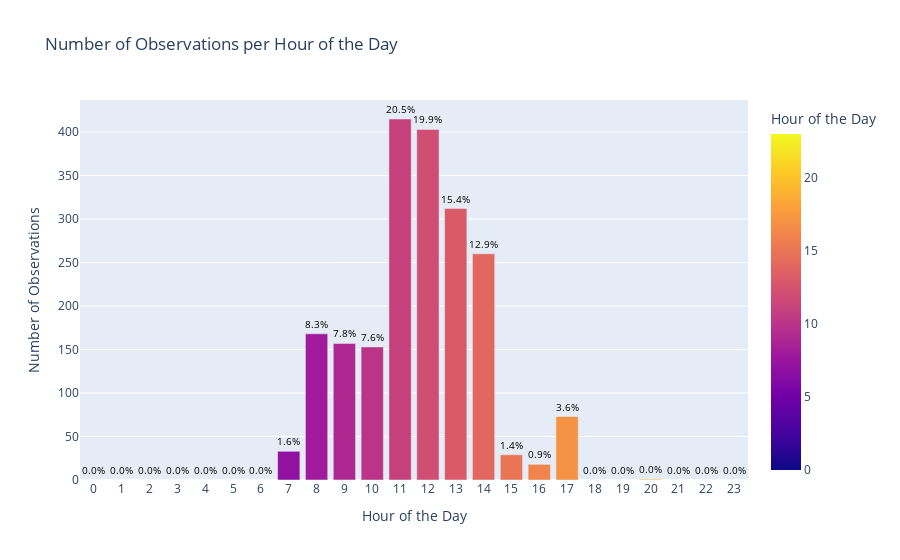

Write notebook code for a chart like this one.
### Code cell
all_hours = range(24)
hourly_counts = data['hour'].value_counts().reindex(all_hours, fill_value=0)

total_observations = hourly_counts.sum()
hourly_percentage = (hourly_counts / total_observations) * 100

hourly_df = pd.DataFrame({'Hour': hourly_counts.index, 'Number of Observations': hourly_counts.values, 'Percentage': hourly_percentage.values})

fig = px.bar(hourly_df, x='Hour', y='Number of Observations', title='Number of Observations per Hour of the Day',
             labels={'Hour': 'Hour of the Day', 'Number of Observations': 'Number of Observations'}, 
             color='Hour')

for i in range(len(hourly_df)):
    fig.add_annotation(x=hourly_df['Hour'][i], y=hourly_df['Number of Observations'][i], 
                       text=f'{hourly_df["Percentage"][i]:.1f}%', showarrow=False, 
                       yshift=10, font=dict(size=10, color='black'))

fig.update_layout(xaxis_tickmode='linear')
fig.show()

### Figure 1 — Plotly figure (JSON) as saved in the notebook; plotly's stock layout.template omitted (floating-point values rounded to 4 significant figures)
{"data": [{"alignmentgroup": "True", "hovertemplate": "Hour of the Day=%{marker.color}<br>Number of Observations=%{y}<extra></extra>", "legendgroup": "", "marker": {"color": [0, 1, 2, 3, 4, 5, 6, 7, 8, 9, 10, 11, 12, 13, 14, 15, 16, 17, 18, 19, 20, 21, 22, 23], "coloraxis": "coloraxis", "pattern": {"shape": ""}}, "name": "", "offsetgroup": "", "orientation": "v", "showlegend": false, "textposition": "auto", "type": "bar", "x": [0, 1, 2, 3, 4, 5, 6, 7, 8, 9, 10, 11, 12, 13, 14, 15, 16, 17, 18, 19, 20, 21, 22, 23], "xaxis": "x", "y": [0, 0, 0, 0, 0, 0, 0, 33, 168, 157, 153, 415, 403, 312, 260, 29, 18, 73, 0, 0, 1, 0, 0, 0], "yaxis": "y"}], "layout": {"annotations": [{"font": {"color": "black", "size": 10}, "showarrow": false, "text": "0.0%", "x": 0, "y": 0, "yshift": 10}, {"font": {"color": "black", "size": 10}, "showarrow": false, "text": "0.0%", "x": 1, "y": 0, "yshift": 10}, {"font": {"color": "black", "size": 10}, "showarrow": false, "text": "0.0%", "x": 2, "y": 0, "yshift": 10}, {"font": {"color": "black", "size": 10}, "showarrow": false, "text": "0.0%", "x": 3, "y": 0, "yshift": 10}, {"font": {"color": "black", "size": 10}, "showarrow": false, "text": "0.0%", "x": 4, "y": 0, "yshift": 10}, {"font": {"color": "black", "size": 10}, "showarrow": false, "text": "0.0%", "x": 5, "y": 0, "yshift": 10}, {"font": {"color": "black", "size": 10}, "showarrow": false, "text": "0.0%", "x": 6, "y": 0, "yshift": 10}, {"font": {"color": "black", "size": 10}, "showarrow": false, "text": "1.6%", "x": 7, "y": 33, "yshift": 10}, {"font": {"color": "black", "size": 10}, "showarrow": false, "text": "8.3%", "x": 8, "y": 168, "yshift": 10}, {"font": {"color": "black", "size": 10}, "showarrow": false, "text": "7.8%", "x": 9, "y": 157, "yshift": 10}, {"font": {"color": "black", "size": 10}, "showarrow": false, "text": "7.6%", "x": 10, "y": 153, "yshift": 10}, {"font": {"color": "black", "size": 10}, "showarrow": false, "text": "20.5%", "x": 11, "y": 415, "yshift": 10}, {"font": {"color": "black", "size": 10}, "showarrow": false, "text": "19.9%", "x": 12, "y": 403, "yshift": 10}, {"font": {"color": "black", "size": 10}, "showarrow": false, "text": "15.4%", "x": 13, "y": 312, "yshift": 10}, {"font": {"color": "black", "size": 10}, "showarrow": false, "text": "12.9%", "x": 14, "y": 260, "yshift": 10}, {"font": {"color": "black", "size": 10}, "showarrow": false, "text": "1.4%", "x": 15, "y": 29, "yshift": 10}, {"font": {"color": "black", "size": 10}, "showarrow": false, "text": "0.9%", "x": 16, "y": 18, "yshift": 10}, {"font": {"color": "black", "size": 10}, "showarrow": false, "text": "3.6%", "x": 17, "y": 73, "yshift": 10}, {"font": {"color": "black", "size": 10}, "showarrow": false, "text": "0.0%", "x": 18, "y": 0, "yshift": 10}, {"font": {"color": "black", "size": 10}, "showarrow": false, "text": "0.0%", "x": 19, "y": 0, "yshift": 10}, {"font": {"color": "black", "size": 10}, "showarrow": false, "text": "0.0%", "x": 20, "y": 1, "yshift": 10}, {"font": {"color": "black", "size": 10}, "showarrow": false, "text": "0.0%", "x": 21, "y": 0, "yshift": 10}, {"font": {"color": "black", "size": 10}, "showarrow": false, "text": "0.0%", "x": 22, "y": 0, "yshift": 10}, {"font": {"color": "black", "size": 10}, "showarrow": false, "text": "0.0%", "x": 23, "y": 0, "yshift": 10}], "barmode": "relative", "coloraxis": {"colorbar": {"title": {"text": "Hour of the Day"}}, "colorscale": [[0, "#0d0887"], [0.1111, "#46039f"], [0.2222, "#7201a8"], [0.3333, "#9c179e"], [0.4444, "#bd3786"], [0.5556, "#d8576b"], [0.6667, "#ed7953"], [0.7778, "#fb9f3a"], [0.8889, "#fdca26"], [1, "#f0f921"]]}, "legend": {"tracegroupgap": 0}, "title": {"text": "Number of Observations per Hour of the Day"}, "xaxis": {"anchor": "y", "domain": [0, 1], "tickmode": "linear", "title": {"text": "Hour of the Day"}}, "yaxis": {"anchor": "x", "domain": [0, 1], "title": {"text": "Number of Observations"}}}}
